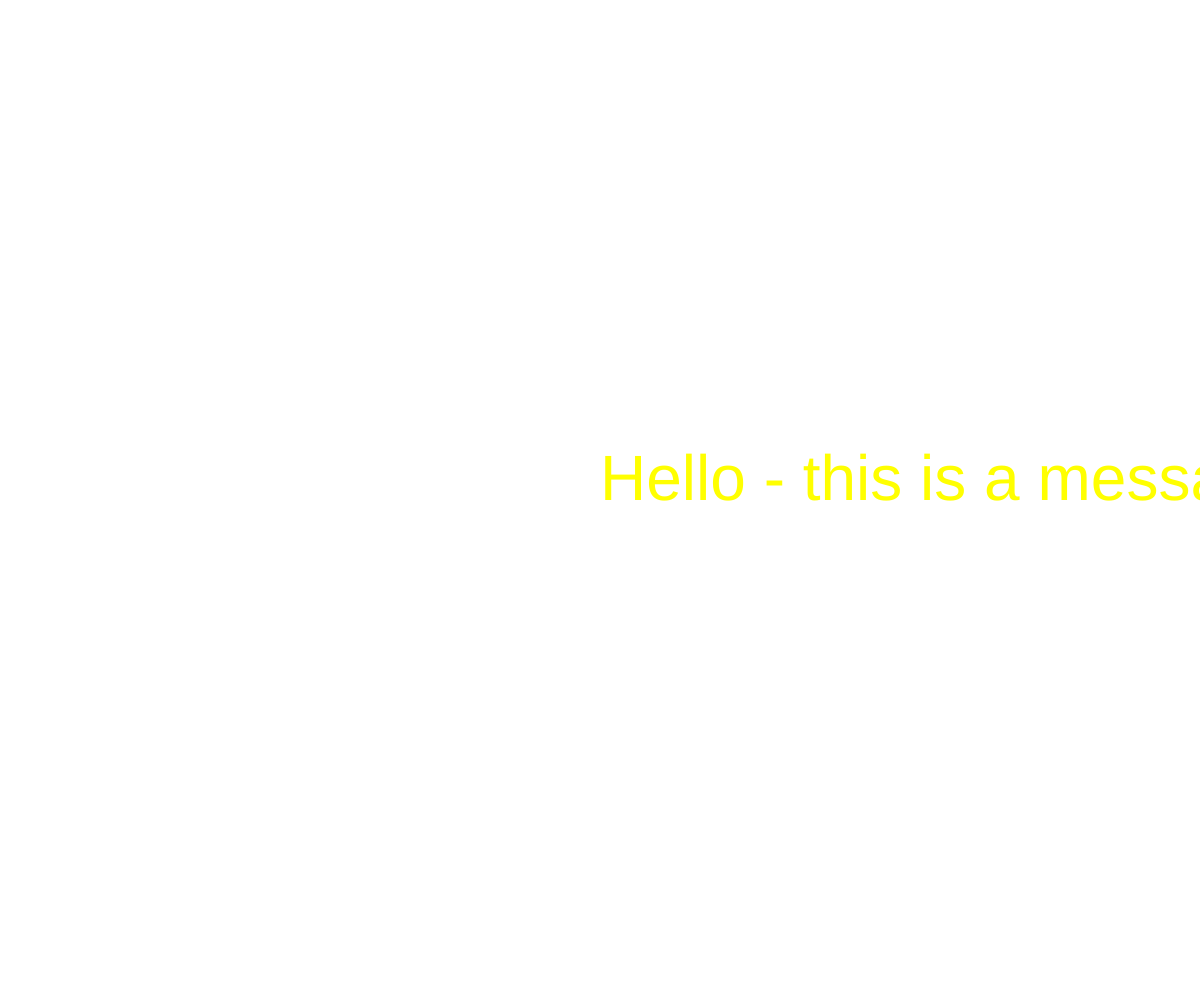
Frame 1 (no input)
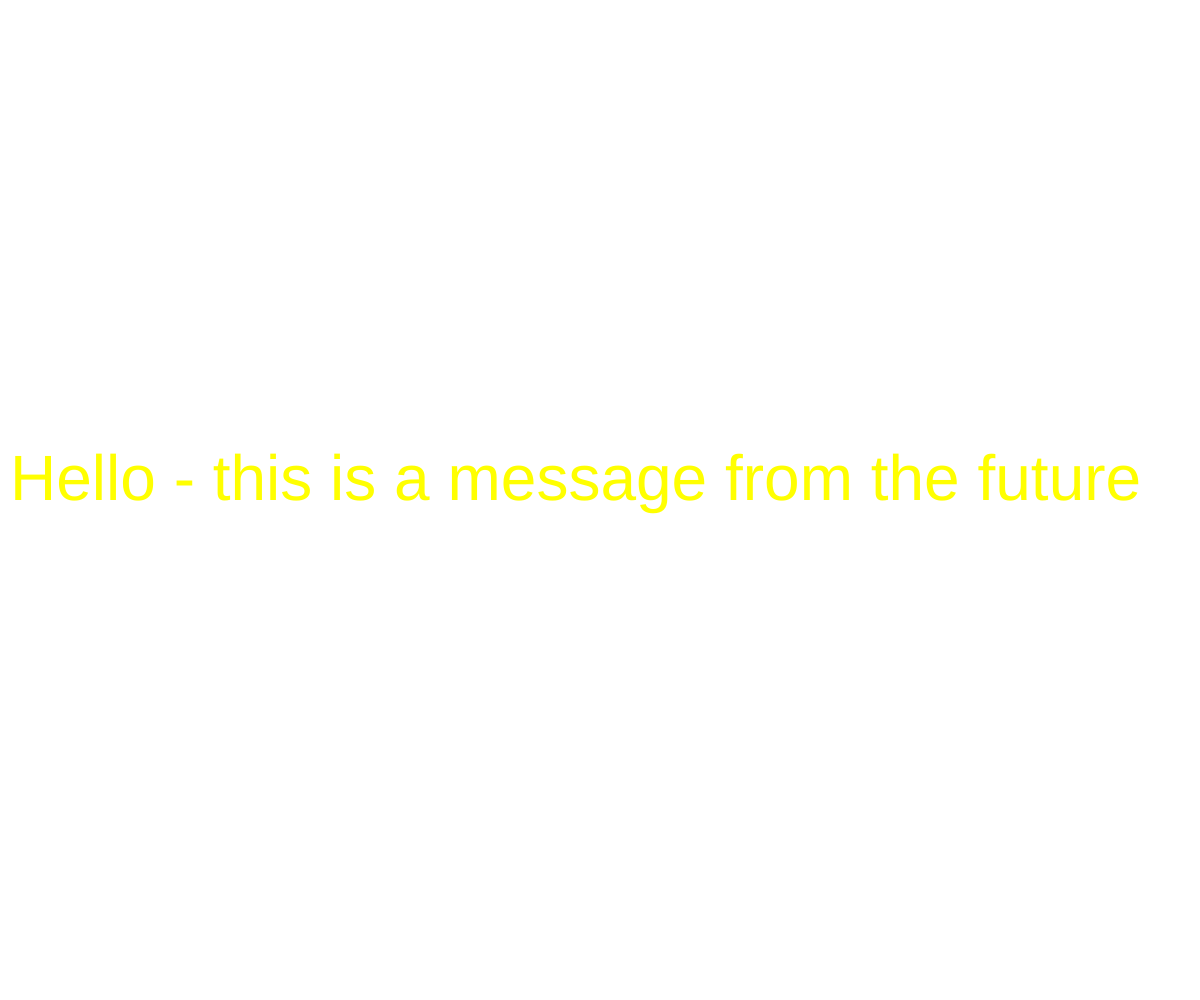
Frame 60 (no input)
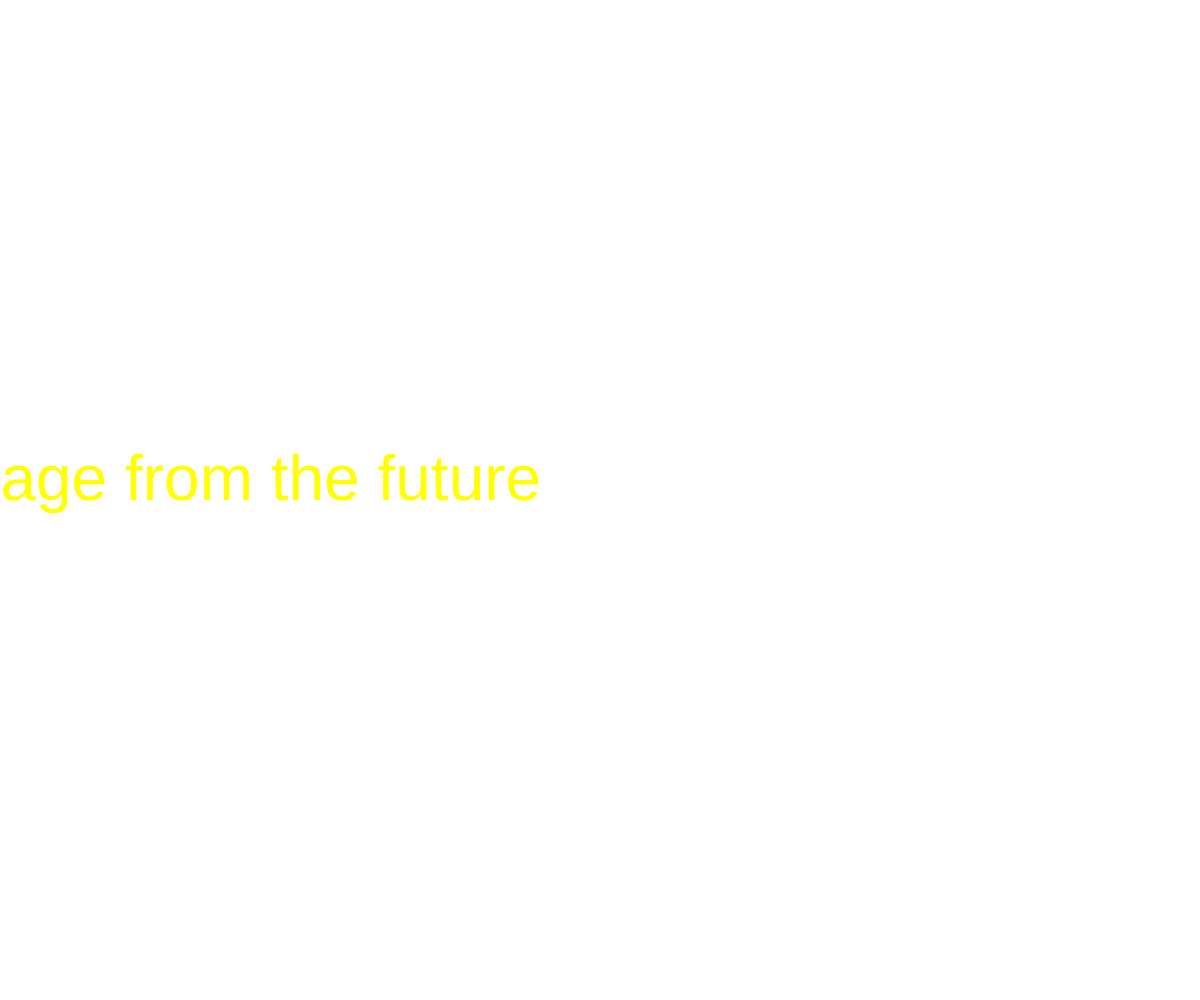
Frame 120 (the mouse pressed at the canvas centre since frame 60)

The p5.js sketch that drew these frames (run headless with seeded random() and noise() and a simulated clock; from frame 60 on, the mouse is pressed at the canvas centre):

// p5.js sketch
// ── sketch.js
// https://editor.p5js.org/jht9629-nyu/sketches/FGY0TBrSEf
// Text banner

let x = 0;
let s = -10;
let c = "red"

function setup() {
  createCanvas(windowWidth, windowHeight);

  c = random(["green", "red", "yellow"])

  x = width / 2;

  // createDiv("Version: JHT 1");

  // Slow down display update
  frameRate(30);
}

function draw() {
  background(255);

  fill(c);
  textSize(64);

  let y = height / 2;
  // let y = mouseY;
  let msg = "Hello - this is a message from the future";
  text(msg, x, y);

  x = x + s;
  if (x > width) {
    x = 0;
  }
  if (x < -width) {
    c = random(["green", "red", "yellow"])
    x = width / 2;
  }
}

// TRY: adding to pages
